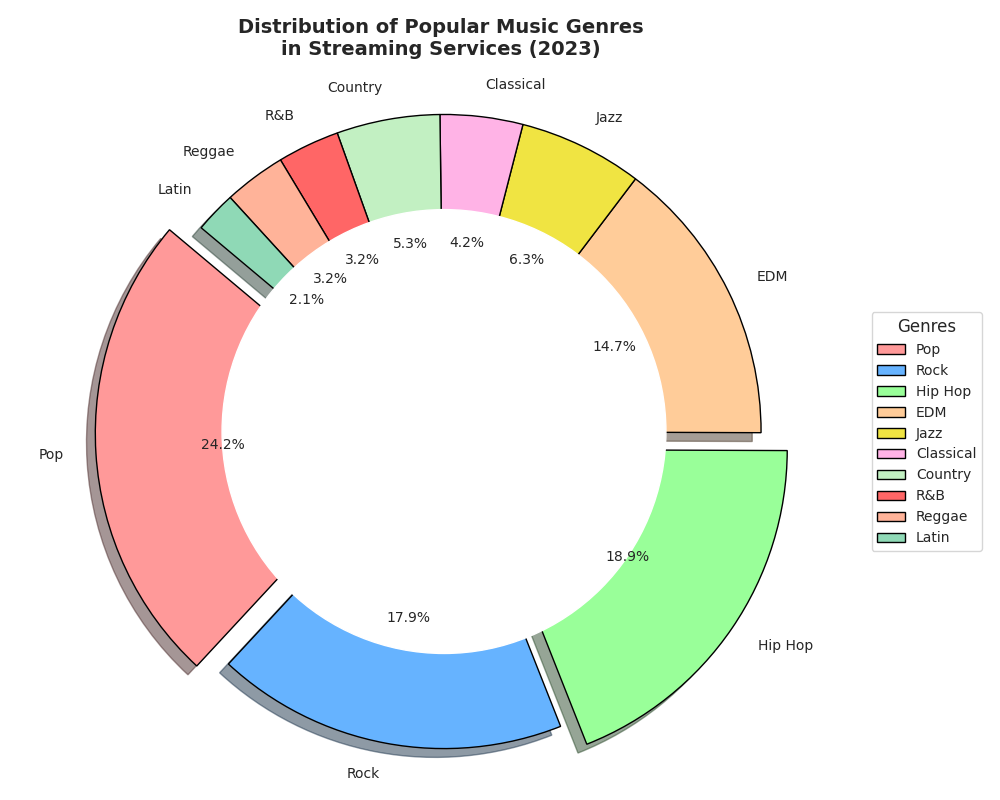

Source code (Python):
import matplotlib.pyplot as plt

# Updated data with additional music genres
genres = ['Pop', 'Rock', 'Hip Hop', 'EDM', 'Jazz', 'Classical', 'Country', 'R&B', 'Reggae', 'Latin']
market_share = [23, 17, 18, 14, 6, 4, 5, 3, 3, 2]

# Updated color palette with additional colors
colors = ['#ff9999', '#66b3ff', '#99ff99', '#ffcc99', '#f0e442', '#ffb3e6', '#c2f0c2', '#ff6666', '#ffb399', '#8fd9b6']

# Explode slices for emphasis on 'Pop' and 'Hip Hop'
explode = (0.1, 0, 0.1, 0, 0, 0, 0, 0, 0, 0)

# Create the donut chart
fig, ax = plt.subplots(figsize=(10, 8))
wedges, texts, autotexts = ax.pie(
    market_share, labels=genres, colors=colors, autopct='%1.1f%%', startangle=140,
    explode=explode, shadow=True, wedgeprops={'edgecolor': 'black'}, textprops={'fontsize': 10}
)

# Draw a circle at the center to make it a donut
centre_circle = plt.Circle((0, 0), 0.70, fc='white')
fig.gca().add_artist(centre_circle)

# Ensure equal aspect ratio for a circular pie chart
ax.axis('equal')

# Title with multiple lines for clarity
ax.set_title(
    "Distribution of Popular Music Genres\nin Streaming Services (2023)",
    fontsize=14, fontweight='bold', pad=20
)

# Legend configuration for the additional genres
ax.legend(genres, title="Genres", loc="center left", bbox_to_anchor=(1, 0.5), fontsize=10)

plt.tight_layout()
plt.show()
